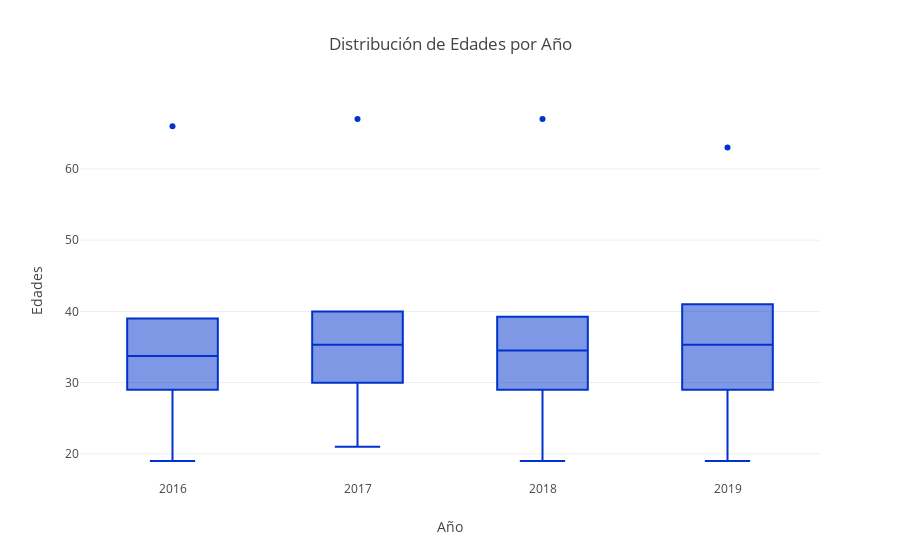

The cell this chart's notebook holds for it:
### Code cell
#VARIABLES CUANTITATIVAS: DATOS

Edad_2016 = df_2016.dropna(subset=['Edad'])['Edad'].describe().to_frame().T.round(2)

Edad_2017 = df_2017['Edad'].describe().to_frame().T.round(2)

Edad_2018 = df_2018['Edad'].describe().to_frame().T.round(2)

Edad_2019 = df_2019.dropna(subset=['Edad'])['Edad'].describe().to_frame().T.round(2)

# Unir los DataFrames en uno
Edad_inv = pd.concat([Edad_2016, Edad_2017, Edad_2018, Edad_2019], ignore_index=True)

print(Edad_inv)

# Renombrar las filas con los años correspondientes
Edad_inv.index = ['2016', '2017', '2018', '2019']

# Renombrar las columnas
Edad_inv.columns = ['Muestra', 'Media', 'SD', 'Min', 'Q1', 'Md', 'Q3', 'Máx']

Edad_inv = Edad_inv[['Muestra', 'Media', 'Md', 'SD', 'Min', 'Máx', 'Q1', 'Q3']]

Edad_inv1 = Edad_inv

# Drop unnecessary columns
Edad_inv_graph = Edad_inv1.drop(['Muestra', 'SD'], axis=1)

fig_edad = px.box(Edad_inv_graph, x=Edad_inv_graph.index, y=Edad_inv_graph.columns, 
                 title='Distribución de Edades por Año', 
                 color_discrete_sequence=['#0033cc'])

fig_edad.update_layout(
    xaxis_title="Año",
    yaxis_title="Edades"
)

fig_edad.show()

### Figure 1 — Plotly figure (JSON) as saved in the notebook; plotly's stock layout.template omitted (floating-point values rounded to 4 significant figures)
{"data": [{"alignmentgroup": "True", "hovertemplate": "index=%{x}<br>value=%{y}<extra></extra>", "legendgroup": "", "marker": {"color": "#0033cc"}, "name": "", "notched": false, "offsetgroup": "", "orientation": "v", "showlegend": false, "type": "box", "x": ["2016", "2017", "2018", "2019", "2016", "2017", "2018", "2019", "2016", "2017", "2018", "2019", "2016", "2017", "2018", "2019", "2016", "2017", "2018", "2019", "2016", "2017", "2018", "2019"], "x0": " ", "xaxis": "x", "y": [34.47, 35.63, 35.04, 35.66, 33, 35, 34, 35, 19, 21, 19, 19, 66, 67, 67, 63, 29, 30, 29, 29, 39, 40, 39.25, 41], "y0": " ", "yaxis": "y"}], "layout": {"boxmode": "group", "legend": {"tracegroupgap": 0}, "title": {"text": "Distribución de Edades por Año"}, "xaxis": {"anchor": "y", "domain": [0, 1], "title": {"text": "Año"}}, "yaxis": {"anchor": "x", "domain": [0, 1], "title": {"text": "Edades"}}}}
